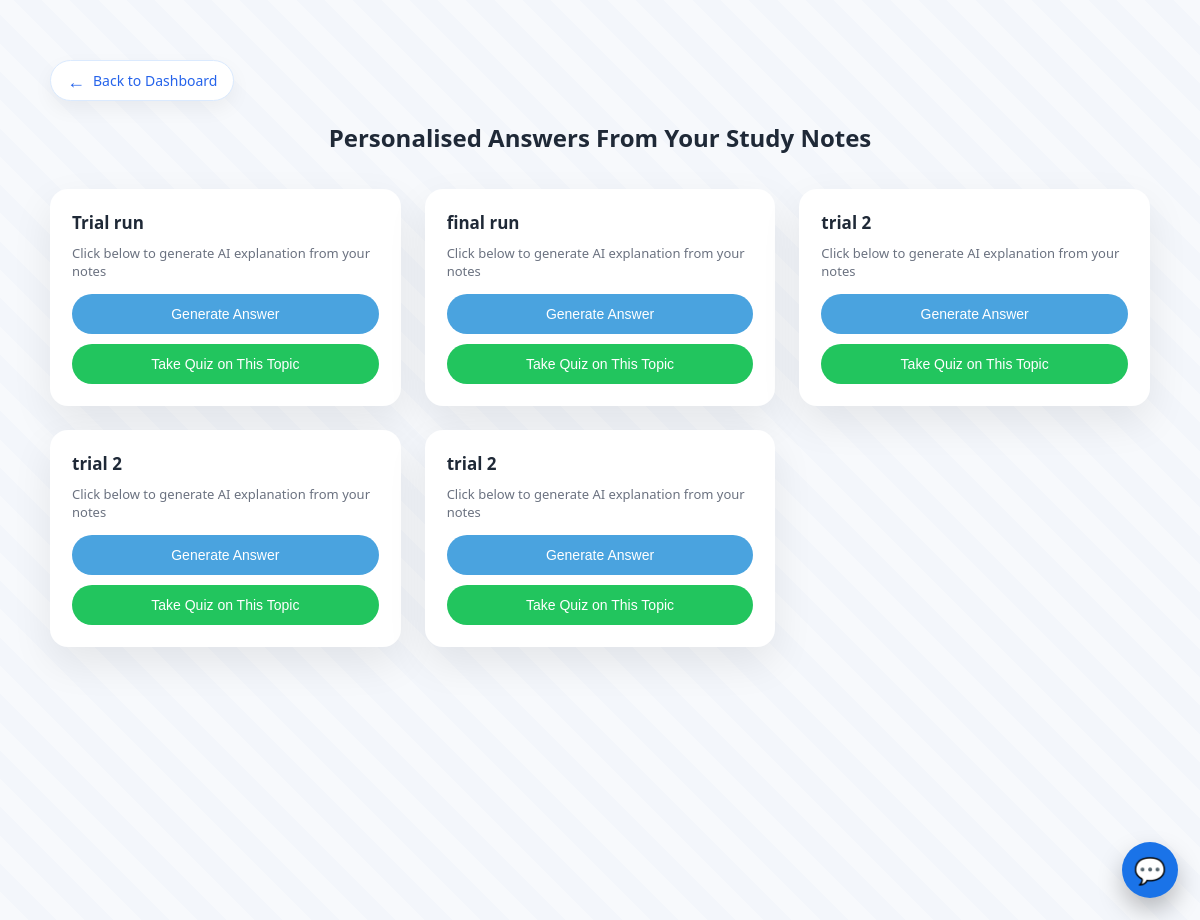
/materials/ (signed in), run on an earlier commit of the app's database.
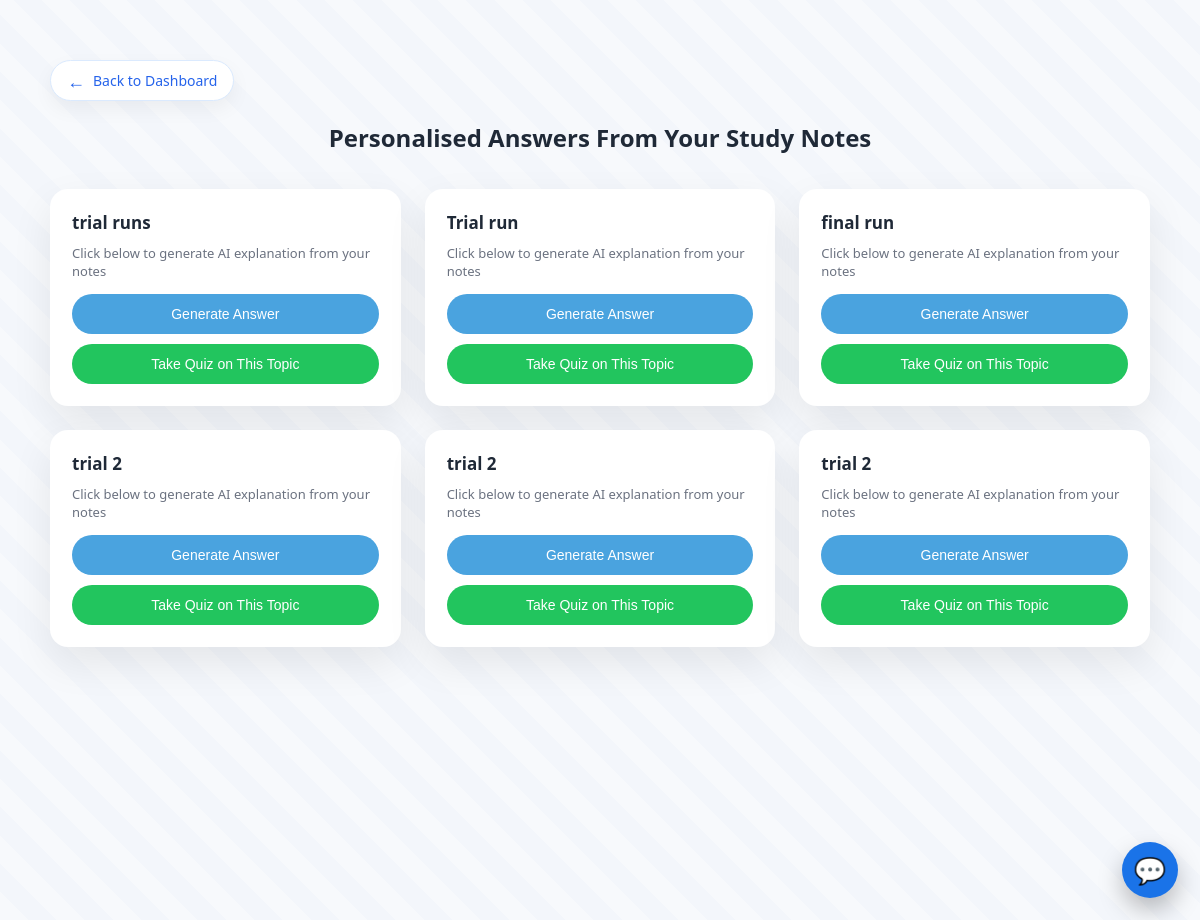
And on a later commit of the database.
### pilot/models.py (models this page shows, shortened)
class StudyMaterial(models.Model):
    student = models.ForeignKey(Student, on_delete=models.CASCADE)
    title = models.CharField(max_length=200)
    pdf = models.FileField(upload_to="pdfs/")
    extracted_text = models.TextField(blank=True)
    cleaned_text = models.TextField(blank=True)
    uploaded_at = models.DateTimeField(auto_now_add=True)

### pilot/views.py (the view)
# urls.py: path("materials/", material_view, name="material_view"),
@login_required
def material_view(request):
    materials = StudyMaterial.objects.filter(
        student=request.user
    ).order_by("-uploaded_at")
    return render(
        request,
        "pilot/material_view.html",
        {
            "materials": materials
        }
    )

### pilot/templates/pilot/material_view.html (shortened to what this page needs)
<!DOCTYPE html>
<html lang="en">
<head>
</head>
<body>
<div class="wrapper">
    <a href="{% url 'dashboard' %}" class="back-btn">
        <span>←</span> Back to Dashboard
    </a>
    <h2>Personalised Answers From Your Study Notes</h2>
    <div class="grid">
    {% for material in materials %}
        <div class="card">
            <h3>{{ material.title }}</h3>
            <div class="hint">
                Click below to generate AI explanation from your notes
            </div>
            <button onclick="askAI({{ material.id }})">
                Generate Answer
            </button>
            <button class="quiz-btn"
                    onclick="goToQuiz({{ material.id }})">
                Take Quiz on This Topic
            </button>
        </div>
    {% endfor %}
    </div>
<div onclick="toggleChatbot()"
     style="
        position:fixed;
        bottom:22px;
        right:22px;
        width:56px;
        height:56px;
        background:#1a73e8;
        color:white;
        font-size:26px;
        border-radius:50%;
        display:flex;
        align-items:center;
        justify-content:center;
        cursor:pointer;
        box-shadow:0 12px 25px rgba(0,0,0,0.25);
        z-index:9999;
     ">
    💬
</div>
</div>
</body>
</html>

What changed in the data, as far as the page shows it:
added StudyMaterial: title "trial runs"
